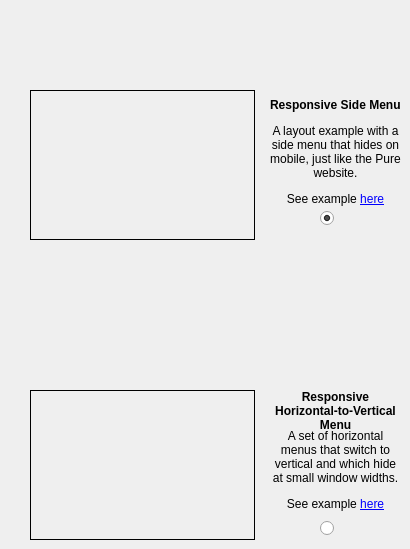
   <widget class="QWidget" name="chooseDashTab">
    <attribute name="title">
     <string>Choose Dashboard</string>
    </attribute>
    <widget class="QLabel" name="labelImage">
     <property name="geometry">
      <rect>
       <x>270</x>
       <y>90</y>
       <width>131</width>
       <height>31</height>
      </rect>
     </property>
     <property name="text">
      <string>&lt;html&gt;&lt;head/&gt;&lt;body&gt;&lt;p&gt;&lt;span style=&quot; font-weight:600;&quot;&gt;Responsive Side Menu&lt;/span&gt;&lt;/p&gt;&lt;/body&gt;&lt;/html&gt;</string>
     </property>
    </widget>
    <widget class="QLabel" name="dash_side">
     <property name="geometry">
      <rect>
       <x>30</x>
       <y>90</y>
       <width>225</width>
       <height>150</height>
      </rect>
     </property>
     <property name="frameShape">
      <enum>QFrame::Box</enum>
     </property>
     <property name="text">
      <string/>
     </property>
     <property name="pixmap">
      <pixmap resource="resources.qrc">:/plugins/MapDash/side-menu.png</pixmap>
     </property>
     <property name="scaledContents">
      <bool>true</bool>
     </property>
    </widget>
    <widget class="QLabel" name="label_7">
     <property name="geometry">
      <rect>
       <x>30</x>
       <y>390</y>
       <width>225</width>
       <height>150</height>
      </rect>
     </property>
     <property name="frameShape">
      <enum>QFrame::Box</enum>
     </property>
     <property name="text">
      <string/>
     </property>
     <property name="pixmap">
      <pixmap resource="resources.qrc">:/plugins/MapDash/images/vertical-menu.png</pixmap>
     </property>
     <property name="scaledContents">
      <bool>true</bool>
     </property>
    </widget>
    <widget class="QLabel" name="label_8">
     <property name="geometry">
      <rect>
       <x>270</x>
       <y>110</y>
       <width>131</width>
       <height>111</height>
      </rect>
     </property>
     <property name="text">
      <string>&lt;html&gt;&lt;head/&gt;&lt;body&gt;&lt;p align=&quot;center&quot;&gt;A layout example with a side menu that hides on mobile, just like the Pure website.&lt;/p&gt;&lt;p align=&quot;center&quot;&gt;See example &lt;a href=&quot;http://purecss.io/layouts/side-menu/&quot;&gt;&lt;span style=&quot; text-decoration: underline; color:#0000ff;&quot;&gt;here&lt;/span&gt;&lt;/a&gt;&lt;/p&gt;&lt;/body&gt;&lt;/html&gt;</string>
     </property>
     <property name="wordWrap">
      <bool>true</bool>
     </property>
    </widget>
    <widget class="QLabel" name="labelImage_2">
     <property name="geometry">
      <rect>
       <x>270</x>
       <y>390</y>
       <width>131</width>
       <height>41</height>
      </rect>
     </property>
     <property name="text">
      <string>&lt;html&gt;&lt;head/&gt;&lt;body&gt;&lt;p align=&quot;center&quot;&gt;&lt;span style=&quot; font-weight:600;&quot;&gt;Responsive Horizontal-to-Vertical Menu&lt;/span&gt;&lt;/p&gt;&lt;/body&gt;&lt;/html&gt;</string>
     </property>
     <property name="wordWrap">
      <bool>true</bool>
     </property>
    </widget>
    <widget class="QLabel" name="label_9">
     <property name="geometry">
      <rect>
       <x>270</x>
       <y>420</y>
       <width>131</width>
       <height>101</height>
      </rect>
     </property>
     <property name="text">
      <string>&lt;html&gt;&lt;head/&gt;&lt;body&gt;&lt;p align=&quot;center&quot;&gt;A set of horizontal menus that switch to vertical and which hide at small window widths.&lt;/p&gt;&lt;p align=&quot;center&quot;&gt;See example &lt;a href=&quot;http://purecss.io/layouts/tucked-menu-vertical/&quot;&gt;&lt;span style=&quot; text-decoration: underline; color:#0000ff;&quot;&gt;here&lt;/span&gt;&lt;/a&gt;&lt;/p&gt;&lt;/body&gt;&lt;/html&gt;</string>
     </property>
     <property name="wordWrap">
      <bool>true</bool>
     </property>
    </widget>
    <widget class="QRadioButton" name="horizontalLayout">
     <property name="geometry">
      <rect>
       <x>320</x>
       <y>520</y>
       <width>16</width>
       <height>17</height>
      </rect>
     </property>
     <property name="text">
      <string/>
     </property>
    </widget>
    <widget class="QRadioButton" name="sideMenuButton">
     <property name="geometry">
      <rect>
       <x>320</x>
       <y>210</y>
       <width>21</width>
       <height>17</height>
      </rect>
     </property>
     <property name="text">
      <string/>
     </property>
     <property name="checked">
      <bool>true</bool>
     </property>
    </widget>
   </widget>
